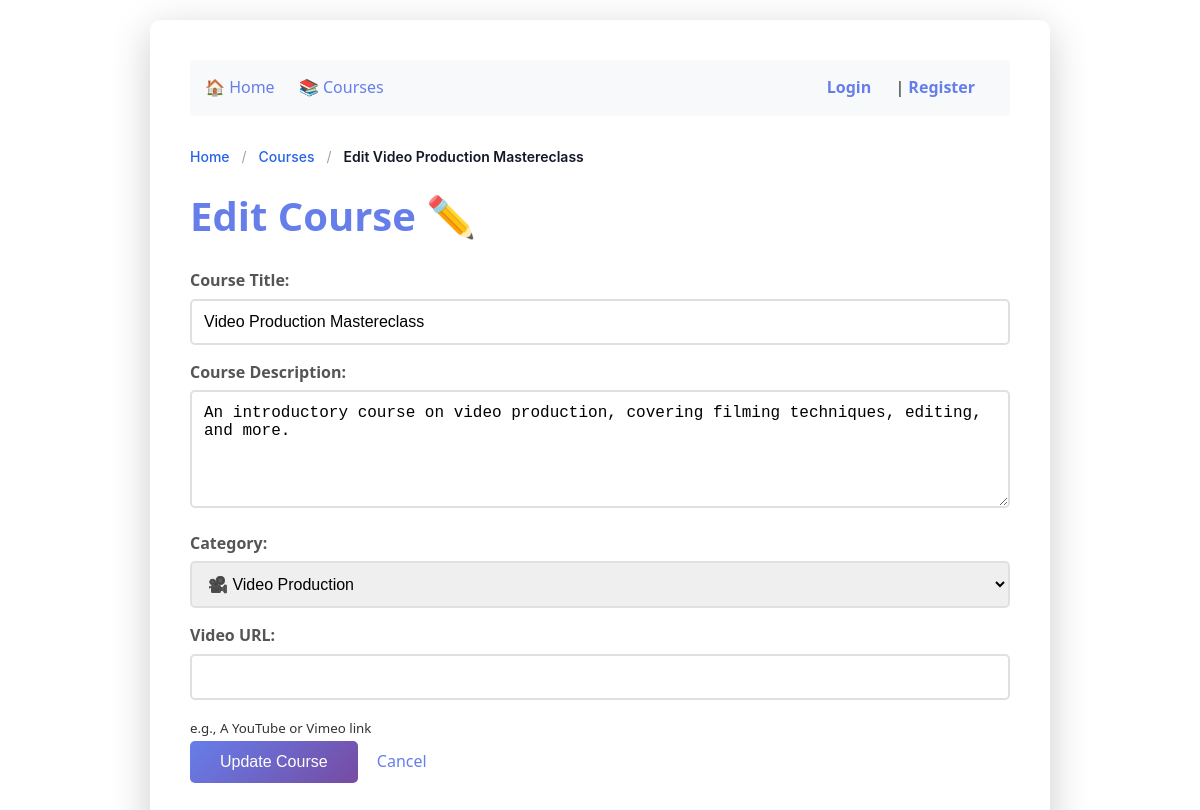
Page /edit-course/2 (signed in) on the committed database.
### tables this page shows
CREATE TABLE courses (
                   id INTEGER PRIMARY KEY,
                   title TEXT NOT NULL,
                   description TEXT NOT NULL
               , video_url TEXT, category TEXT DEFAULT 'General');

### routes/courses.py (the view)
    @app.route('/edit-course/<int:course_id>')
    def edit_course(course_id):
        if not is_admin():
            return redirect('/login')
        conn = get_db_connection()
        course = conn.execute(
            'SELECT * FROM courses WHERE id = ?',
            (course_id,)
        ).fetchone()
        conn.close()
        breadcrumbs = [
            { "name": "Home", "url": "/" },
            { "name": "Courses", "url": "/courses" },
            { "name": f"Edit {course['title']}", "url": None } # Dynamic name
        ]
        return render_template('edit_course.html', course=course, breadcrumbs=breadcrumbs)

### helpers.py (called while the page is built)
def get_db_connection():
    conn = sqlite3.connect('lms.db')
    conn.row_factory = sqlite3.Row
    return conn

def is_admin():
    if 'username' not in session:
        return False
    conn = get_db_connection()
    user = conn.execute(
        'SELECT is_admin FROM users WHERE username = ?',
        (session['username'],)
    ).fetchone()
    conn.close()
    return user and user['is_admin'] == 1

### templates/edit_course.html (shortened to what this page needs)
{% extends "base.html" %}
{% block content %}
    <h1>Edit Course ✏️</h1>
    {% if course %}
    <form method="POST" action="/edit-course/{{ course.id }}">
        <div>
            <label>Course Title:</label>
            <input type="text" name="title" value="{{ course.title }}" required minlength="3">
        </div>
        <div>
            <label>Course Description:</label>
            <textarea name="description" required minlength="10" rows="5">{{ course.description }}</textarea>
        </div>
        <div>
            <label>Category:</label>
            <select name="category" required style="width: 100%; padding: 12px; border: 2px solid #e0e0e0; border-radius: 5px; font-size: 16px; margin-bottom: 15px;">
                <option value="Video Production" {% if course.category == 'Video Production' %}selected{% endif %}>🎥 Video Production</option>
            </select>
        </div>
        <div>
            <label>Video URL:</label>
            <input type="text" name="video_url" value="{{ course.video_url or '' }}">
            <small>e.g., A YouTube or Vimeo link</small>
        </div>
        <button type="submit">Update Course</button>
        <a href="/course/{{ course.id }}" style="margin-left: 15px;">Cancel</a>
    </form>
    {% else %}
        <p>Course not found.</p>
    {% endif %}
{% endblock %}

### static/css/style.css (style rules this page uses)
* { margin: 0; padding: 0; box-sizing: border-box; }
body { font-family: 'Segoe UI', Tahoma, Geneva, Verdana, sans-serif; line-height: 1.6; color: #333; background-color: linear-gradient(135deg, #667eea 0%, #764ba2 100%); padding: 20px; }
h1 { color: #667eea; margin-bottom: 20px; font-size: 2.5rem; }
a { color: #667eea; text-decoration: none; transition: color 0.3s ease; }
form { margin: 20px 0; }
label { display: block; margin-bottom: 5px; font-weight: bold; color: #555; }
input[type="text"], input[type="password"], textarea { width: 100%; padding: 12px; border: 2px solid #e0e0e0; border-radius: 5px; font-size: 16px; transition: border-color 0.3s; margin-bottom: 15px; }
button[type="submit"], .btn { background: linear-gradient(135deg, #667eea 0%, #764ba2 100%); color: white; padding: 12px 30px; border: none; border-radius: 5px; font-size: 16px; cursor: pointer; transition: transform 0.2s, box-shadow 0.2s; }

### rows in the picture
courses: title "Video Production Mastereclass", description "An introductory course on video production, covering filming techniques, editing, and more.", category "🎥 Video Production"

### other values in the picture
{{ crumb.name }} "Home" "Courses"
{{ crumb.name }} "Edit Video Production Mastereclass"
